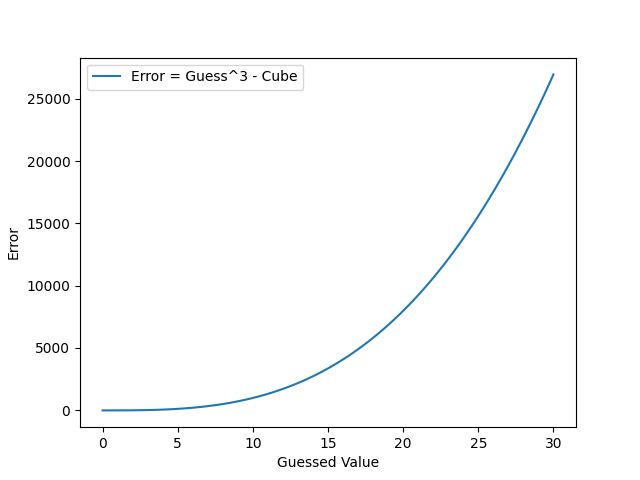

This chart was generated by the following Python code:
#write a python code to line plot guessed value and error {guess**3-cube}. Please label the axis and lines.
import numpy as np
import matplotlib.pyplot as plt

# Define the cube value
cube = 27

# Generate guessed values using numpy linspace
guess = np.linspace(0, 30, 100)

# Calculate the error as (guess^3 - cube)
error = guess**3 - cube

# Create a line plot with labeled axes and legend
plt.plot(guess, error, label='Error = Guess^3 - Cube')
plt.xlabel('Guessed Value')
plt.ylabel('Error')
plt.legend()

# Display the plot
plt.show()
